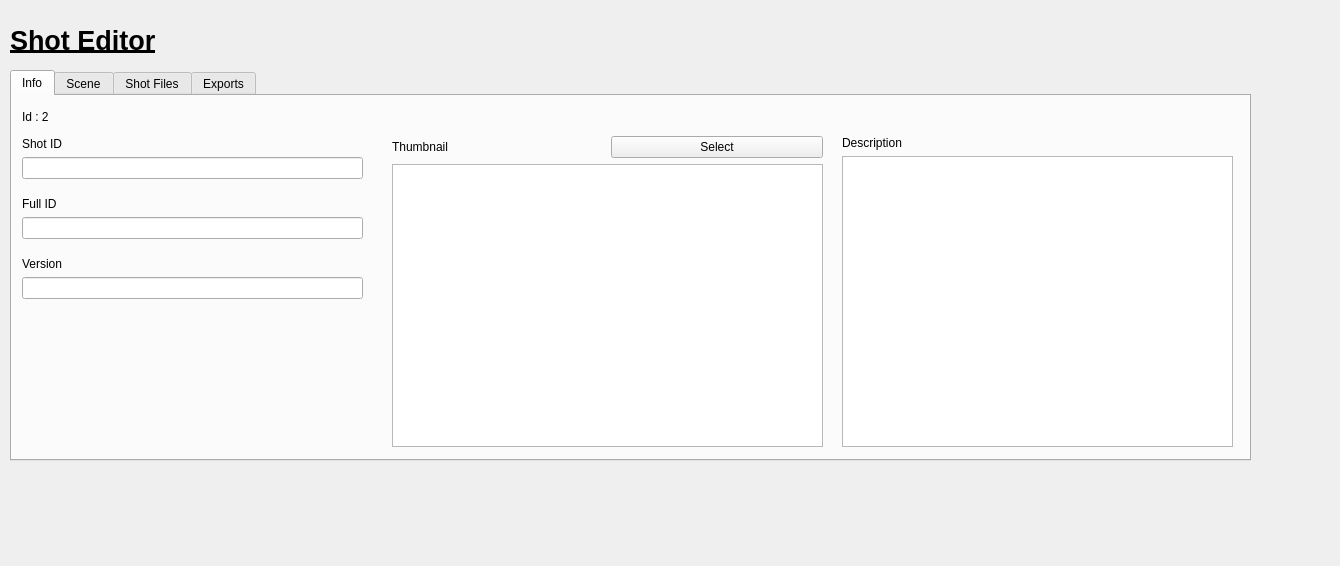
<?xml version="1.0" encoding="UTF-8"?>
<ui version="4.0">
 <class>Form</class>
 <widget class="QWidget" name="Form">
  <property name="geometry">
   <rect>
    <x>0</x>
    <y>0</y>
    <width>1340</width>
    <height>566</height>
   </rect>
  </property>
  <property name="windowTitle">
   <string>Form</string>
  </property>
  <widget class="QTabWidget" name="tabWidgetInfo">
   <property name="geometry">
    <rect>
     <x>10</x>
     <y>70</y>
     <width>1241</width>
     <height>391</height>
    </rect>
   </property>
   <property name="currentIndex">
    <number>0</number>
   </property>
   <widget class="QWidget" name="tab_4">
    <attribute name="title">
     <string>Info</string>
    </attribute>
    <widget class="QWidget" name="layoutWidget">
     <property name="geometry">
      <rect>
       <x>10</x>
       <y>40</y>
       <width>341</width>
       <height>43</height>
      </rect>
     </property>
     <layout class="QVBoxLayout" name="verticalLayout_8">
      <item>
       <widget class="QLabel" name="label_5">
        <property name="text">
         <string>Shot ID</string>
        </property>
       </widget>
      </item>
      <item>
       <widget class="QLineEdit" name="lineEditGroupName"/>
      </item>
     </layout>
    </widget>
    <widget class="QWidget" name="layoutWidget_2">
     <property name="geometry">
      <rect>
       <x>830</x>
       <y>40</y>
       <width>391</width>
       <height>311</height>
      </rect>
     </property>
     <layout class="QVBoxLayout" name="verticalLayout_2">
      <item>
       <widget class="QLabel" name="label_8">
        <property name="text">
         <string>Description</string>
        </property>
       </widget>
      </item>
      <item>
       <widget class="QTextEdit" name="textEditDescription"/>
      </item>
     </layout>
    </widget>
    <widget class="QLabel" name="label_idText">
     <property name="geometry">
      <rect>
       <x>10</x>
       <y>10</y>
       <width>339</width>
       <height>21</height>
      </rect>
     </property>
     <property name="text">
      <string>Id : 2</string>
     </property>
    </widget>
    <widget class="QWidget" name="layoutWidget_3">
     <property name="geometry">
      <rect>
       <x>380</x>
       <y>40</y>
       <width>431</width>
       <height>311</height>
      </rect>
     </property>
     <layout class="QGridLayout" name="gridLayout_2">
      <item row="0" column="0">
       <layout class="QHBoxLayout" name="horizontalLayout">
        <item>
         <widget class="QLabel" name="label_9">
          <property name="text">
           <string>Thumbnail</string>
          </property>
         </widget>
        </item>
        <item>
         <widget class="QPushButton" name="pushButtonSelectThumbnail">
          <property name="text">
           <string>Select</string>
          </property>
         </widget>
        </item>
       </layout>
      </item>
      <item row="1" column="0">
       <widget class="QGraphicsView" name="graphicsViewIcon"/>
      </item>
     </layout>
    </widget>
    <widget class="QWidget" name="layoutWidget_7">
     <property name="geometry">
      <rect>
       <x>10</x>
       <y>160</y>
       <width>341</width>
       <height>43</height>
      </rect>
     </property>
     <layout class="QVBoxLayout" name="verticalLayout_9">
      <item>
       <widget class="QLabel" name="label_11">
        <property name="text">
         <string>Version</string>
        </property>
       </widget>
      </item>
      <item>
       <widget class="QLineEdit" name="lineEditGroupName_2"/>
      </item>
     </layout>
    </widget>
    <widget class="QWidget" name="layoutWidget_8">
     <property name="geometry">
      <rect>
       <x>10</x>
       <y>100</y>
       <width>341</width>
       <height>43</height>
      </rect>
     </property>
     <layout class="QVBoxLayout" name="verticalLayout_10">
      <item>
       <widget class="QLabel" name="label_12">
        <property name="text">
         <string>Full ID</string>
        </property>
       </widget>
      </item>
      <item>
       <widget class="QLineEdit" name="lineEditGroupName_3"/>
      </item>
     </layout>
    </widget>
   </widget>
   <widget class="QWidget" name="tab_2">
    <attribute name="title">
     <string>Scene</string>
    </attribute>
    <widget class="QWidget" name="layoutWidget_4">
     <property name="geometry">
      <rect>
       <x>10</x>
       <y>30</y>
       <width>1185</width>
       <height>196</height>
      </rect>
     </property>
     <layout class="QVBoxLayout" name="verticalLayout_4">
      <item>
       <layout class="QHBoxLayout" name="horizontalLayout_3">
        <item>
         <widget class="QLabel" name="label_6">
          <property name="text">
           <string>Scene</string>
          </property>
         </widget>
        </item>
        <item>
         <widget class="QPushButton" name="pushButtonUserAdd">
          <property name="text">
           <string>Open</string>
          </property>
         </widget>
        </item>
       </layout>
      </item>
      <item>
       <widget class="QTableView" name="tableViewUsers_2"/>
      </item>
     </layout>
    </widget>
   </widget>
   <widget class="QWidget" name="tab_3">
    <attribute name="title">
     <string>Shot Files</string>
    </attribute>
    <widget class="QWidget" name="layoutWidget_5">
     <property name="geometry">
      <rect>
       <x>10</x>
       <y>30</y>
       <width>1185</width>
       <height>257</height>
      </rect>
     </property>
     <layout class="QVBoxLayout" name="verticalLayout_5">
      <item>
       <layout class="QHBoxLayout" name="horizontalLayout_4">
        <item>
         <widget class="QLabel" name="label_7">
          <property name="text">
           <string>Shot Files</string>
          </property>
         </widget>
        </item>
        <item>
         <widget class="QPushButton" name="pushButtonClientsAdd">
          <property name="text">
           <string>+</string>
          </property>
         </widget>
        </item>
        <item>
         <widget class="QPushButton" name="pushButtonClientsMinus">
          <property name="text">
           <string>-</string>
          </property>
         </widget>
        </item>
       </layout>
      </item>
      <item>
       <widget class="QTableView" name="tableViewClients"/>
      </item>
     </layout>
    </widget>
   </widget>
   <widget class="QWidget" name="tab">
    <attribute name="title">
     <string>Exports</string>
    </attribute>
    <widget class="QWidget" name="layoutWidget_6">
     <property name="geometry">
      <rect>
       <x>10</x>
       <y>30</y>
       <width>1185</width>
       <height>257</height>
      </rect>
     </property>
     <layout class="QVBoxLayout" name="verticalLayout_6">
      <item>
       <layout class="QHBoxLayout" name="horizontalLayout_5">
        <item>
         <widget class="QLabel" name="label_10">
          <property name="text">
           <string>Exports</string>
          </property>
         </widget>
        </item>
        <item>
         <widget class="QPushButton" name="pushButtonClientsAdd_2">
          <property name="text">
           <string>+</string>
          </property>
         </widget>
        </item>
        <item>
         <widget class="QPushButton" name="pushButtonClientsMinus_2">
          <property name="text">
           <string>-</string>
          </property>
         </widget>
        </item>
       </layout>
      </item>
      <item>
       <widget class="QTableView" name="tableViewClients_2"/>
      </item>
     </layout>
    </widget>
   </widget>
  </widget>
  <widget class="QLabel" name="label">
   <property name="geometry">
    <rect>
     <x>10</x>
     <y>10</y>
     <width>1187</width>
     <height>61</height>
    </rect>
   </property>
   <property name="font">
    <font>
     <pointsize>20</pointsize>
     <weight>75</weight>
     <bold>true</bold>
     <underline>true</underline>
    </font>
   </property>
   <property name="text">
    <string>Shot Editor</string>
   </property>
  </widget>
 </widget>
 <resources/>
 <connections/>
</ui>
